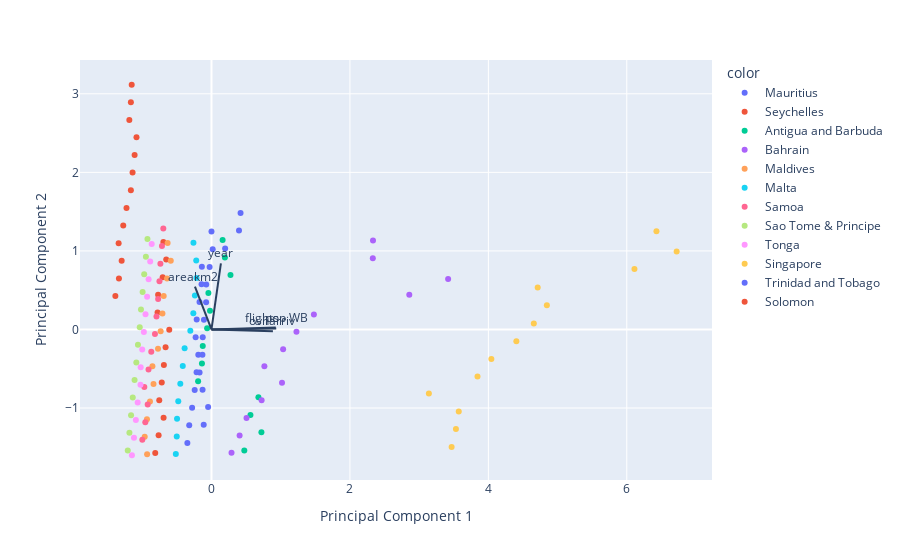

Here is the notebook cell this chart was saved with:
### Markdown cell above
### 2. 3D Principal Componets Analysis

### Code cell
pca = PCA(n_components=2)
components_3d = pca.fit_transform(x)

directions = pca.components_.T * np.sqrt(pca.explained_variance_)

fig = px.scatter(components_3d, x=0, y=1, color=dfs['country'].values,
                 labels={'0': 'Principal Component 1', '1': 'Principal Component 2'})

for i, feature in enumerate(features):
    fig.add_shape(type='line', x0=0, y0=0, x1=directions[i, 0], y1=directions[i, 1])
    fig.add_annotation(x=directions[i, 0], y=directions[i, 1], ax=0, ay=0, xanchor="center", yanchor="bottom", text=feature,)
fig.show()

### Figure 1 — Plotly figure (JSON) as saved in the notebook; plotly's stock layout.template omitted (floating-point values rounded to 4 significant figures)
{"data": [{"hovertemplate": "color=Mauritius<br>Principal Component 1=%{x}<br>Principal Component 2=%{y}<extra></extra>", "legendgroup": "Mauritius", "marker": {"color": "#636efa", "symbol": "circle"}, "mode": "markers", "name": "Mauritius", "orientation": "v", "showlegend": true, "type": "scatter", "x": [-0.3488, -0.3218, -0.2798, -0.2428, -0.1722, -0.131, -0.1267, -0.1089, -0.0779, -0.07599, -0.02721, 0.01729, -0.0002295], "xaxis": "x", "y": [-1.444, -1.22, -0.9956, -0.7713, -0.5463, -0.322, -0.09869, 0.1239, 0.3482, 0.5727, 0.7966, 1.021, 1.247], "yaxis": "y"}, {"hovertemplate": "color=Seychelles<br>Principal Component 1=%{x}<br>Principal Component 2=%{y}<extra></extra>", "legendgroup": "Seychelles", "marker": {"color": "#EF553B", "symbol": "circle"}, "mode": "markers", "name": "Seychelles", "orientation": "v", "showlegend": true, "type": "scatter", "x": [-0.8126, -0.7642, -0.692, -0.7547, -0.7186, -0.6879, -0.6631, -0.6103, -0.7791, -0.7711, -0.7055, -0.6541, -0.6952], "xaxis": "x", "y": [-1.572, -1.348, -1.122, -0.9001, -0.6757, -0.4515, -0.2274, -0.0029, 0.217, 0.4408, 0.6657, 0.8902, 1.114], "yaxis": "y"}, {"hovertemplate": "color=Antigua and Barbuda<br>Principal Component 1=%{x}<br>Principal Component 2=%{y}<extra></extra>", "legendgroup": "Antigua and Barbuda", "marker": {"color": "#00cc96", "symbol": "circle"}, "mode": "markers", "name": "Antigua and Barbuda", "orientation": "v", "showlegend": true, "type": "scatter", "x": [0.4739, 0.7211, 0.5628, 0.6782, -0.1933, -0.1378, -0.1262, -0.06304, -0.02161, -0.04466, 0.2745, 0.1937, 0.1605], "xaxis": "x", "y": [-1.539, -1.31, -1.09, -0.8635, -0.6593, -0.4343, -0.2104, 0.01459, 0.2392, 0.4628, 0.6936, 0.9147, 1.138], "yaxis": "y"}, {"hovertemplate": "color=Bahrain<br>Principal Component 1=%{x}<br>Principal Component 2=%{y}<extra></extra>", "legendgroup": "Bahrain", "marker": {"color": "#ab63fa", "symbol": "circle"}, "mode": "markers", "name": "Bahrain", "orientation": "v", "showlegend": true, "type": "scatter", "x": [0.2894, 0.4061, 0.506, 0.7239, 1.019, 0.7642, 1.035, 1.227, 1.48, 2.858, 3.419, 2.331, 2.333], "xaxis": "x", "y": [-1.568, -1.348, -1.128, -0.8995, -0.6795, -0.4693, -0.2512, -0.02915, 0.1911, 0.4436, 0.6412, 0.9077, 1.134], "yaxis": "y"}, {"hovertemplate": "color=Maldives<br>Principal Component 1=%{x}<br>Principal Component 2=%{y}<extra></extra>", "legendgroup": "Maldives", "marker": {"color": "#FFA15A", "symbol": "circle"}, "mode": "markers", "name": "Maldives", "orientation": "v", "showlegend": true, "type": "scatter", "x": [-0.93, -0.9649, -0.9323, -0.8887, -0.8376, -0.8536, -0.7725, -0.7346, -0.7086, -0.6906, -0.6422, -0.5883, -0.6338], "xaxis": "x", "y": [-1.588, -1.366, -1.141, -0.9178, -0.6937, -0.4675, -0.2447, -0.02112, 0.203, 0.4274, 0.6505, 0.8736, 1.1], "yaxis": "y"}, {"hovertemplate": "color=Malta<br>Principal Component 1=%{x}<br>Principal Component 2=%{y}<extra></extra>", "legendgroup": "Malta", "marker": {"color": "#19d3f3", "symbol": "circle"}, "mode": "markers", "name": "Malta", "orientation": "v", "showlegend": true, "type": "scatter", "x": [-0.5151, -0.5019, -0.4977, -0.4799, -0.4507, -0.4148, -0.3882, -0.3057, -0.2623, -0.2395, -0.2168, -0.2204, -0.2606], "xaxis": "x", "y": [-1.586, -1.362, -1.138, -0.9135, -0.6896, -0.4653, -0.2405, -0.01651, 0.2075, 0.4331, 0.6552, 0.8778, 1.103], "yaxis": "y"}, {"hovertemplate": "color=Samoa<br>Principal Component 1=%{x}<br>Principal Component 2=%{y}<extra></extra>", "legendgroup": "Samoa", "marker": {"color": "#FF6692", "symbol": "circle"}, "mode": "markers", "name": "Samoa", "orientation": "v", "showlegend": true, "type": "scatter", "x": [-0.9994, -0.9563, -0.9219, -0.9704, -0.9098, -0.8699, -0.8169, -0.7947, -0.7709, -0.7517, -0.7383, -0.7156, -0.6963], "xaxis": "x", "y": [-1.404, -1.18, -0.9554, -0.7328, -0.5079, -0.2835, -0.05877, 0.1653, 0.3894, 0.6134, 0.8374, 1.062, 1.286], "yaxis": "y"}, {"hovertemplate": "color=Sao Tome & Principe<br>Principal Component 1=%{x}<br>Principal Component 2=%{y}<extra></extra>", "legendgroup": "Sao Tome & Principe", "marker": {"color": "#B6E880", "symbol": "circle"}, "mode": "markers", "name": "Sao Tome & Principe", "orientation": "v", "showlegend": true, "type": "scatter", "x": [-1.21, -1.186, -1.162, -1.137, -1.111, -1.086, -1.062, -1.037, -1.019, -0.9949, -0.9722, -0.9476, -0.9251], "xaxis": "x", "y": [-1.54, -1.315, -1.091, -0.8671, -0.6429, -0.4188, -0.1946, 0.02967, 0.2537, 0.4779, 0.7021, 0.9263, 1.15], "yaxis": "y"}, {"hovertemplate": "color=Tonga<br>Principal Component 1=%{x}<br>Principal Component 2=%{y}<extra></extra>", "legendgroup": "Tonga", "marker": {"color": "#FF97FF", "symbol": "circle"}, "mode": "markers", "name": "Tonga", "orientation": "v", "showlegend": true, "type": "scatter", "x": [-1.15, -1.12, -1.093, -1.066, -1.026, -1.023, -1.001, -0.9766, -0.9531, -0.9299, -0.9084, -0.8855, -0.8639], "xaxis": "x", "y": [-1.601, -1.377, -1.152, -0.9283, -0.7037, -0.4801, -0.2559, -0.03181, 0.1923, 0.4164, 0.6406, 0.8647, 1.089], "yaxis": "y"}, {"hovertemplate": "color=Singapore<br>Principal Component 1=%{x}<br>Principal Component 2=%{y}<extra></extra>", "legendgroup": "Singapore", "marker": {"color": "#FECB52", "symbol": "circle"}, "mode": "markers", "name": "Singapore", "orientation": "v", "showlegend": true, "type": "scatter", "x": [3.469, 3.531, 3.572, 3.141, 3.843, 4.043, 4.404, 4.657, 4.845, 4.713, 6.111, 6.72, 6.428], "xaxis": "x", "y": [-1.496, -1.268, -1.043, -0.8147, -0.5985, -0.3762, -0.1497, 0.07659, 0.3091, 0.5349, 0.7691, 0.9917, 1.25], "yaxis": "y"}, {"hovertemplate": "color=Trinidad and Tobago<br>Principal Component 1=%{x}<br>Principal Component 2=%{y}<extra></extra>", "legendgroup": "Trinidad and Tobago", "marker": {"color": "#636efa", "symbol": "circle"}, "mode": "markers", "name": "Trinidad and Tobago", "orientation": "v", "showlegend": true, "type": "scatter", "x": [-0.1124, -0.04901, -0.1289, -0.2153, -0.1906, -0.2291, -0.2137, -0.1729, -0.1437, -0.1393, 0.1972, 0.3974, 0.4199], "xaxis": "x", "y": [-1.213, -0.9876, -0.7657, -0.5443, -0.3204, -0.09793, 0.1261, 0.3509, 0.5753, 0.7993, 1.031, 1.259, 1.483], "yaxis": "y"}, {"hovertemplate": "color=Solomon<br>Principal Component 1=%{x}<br>Principal Component 2=%{y}<extra></extra>", "legendgroup": "Solomon", "marker": {"color": "#EF553B", "symbol": "circle"}, "mode": "markers", "name": "Solomon", "orientation": "v", "showlegend": true, "type": "scatter", "x": [-1.389, -1.337, -1.298, -1.342, -1.275, -1.228, -1.165, -1.14, -1.111, -1.084, -1.187, -1.165, -1.153], "xaxis": "x", "y": [0.4251, 0.6499, 0.8745, 1.097, 1.323, 1.547, 1.773, 1.997, 2.221, 2.445, 2.667, 2.891, 3.115], "yaxis": "y"}], "layout": {"annotations": [{"ax": 0, "ay": 0, "text": "year", "x": 0.1359, "xanchor": "center", "y": 0.8416, "yanchor": "bottom"}, {"ax": 0, "ay": 0, "text": "pop", "x": 0.929, "xanchor": "center", "y": 0.0243, "yanchor": "bottom"}, {"ax": 0, "ay": 0, "text": "areakm2 ", "x": -0.239, "xanchor": "center", "y": 0.5456, "yanchor": "bottom"}, {"ax": 0, "ay": 0, "text": "flights - WB", "x": 0.9358, "xanchor": "center", "y": 0.01295, "yanchor": "bottom"}, {"ax": 0, "ay": 0, "text": "ovnarriv", "x": 0.8877, "xanchor": "center", "y": -0.02097, "yanchor": "bottom"}], "legend": {"title": {"text": "color"}, "tracegroupgap": 0}, "margin": {"t": 60}, "shapes": [{"type": "line", "x0": 0, "x1": 0.1359, "y0": 0, "y1": 0.8416}, {"type": "line", "x0": 0, "x1": 0.929, "y0": 0, "y1": 0.0243}, {"type": "line", "x0": 0, "x1": -0.239, "y0": 0, "y1": 0.5456}, {"type": "line", "x0": 0, "x1": 0.9358, "y0": 0, "y1": 0.01295}, {"type": "line", "x0": 0, "x1": 0.8877, "y0": 0, "y1": -0.02097}], "xaxis": {"anchor": "y", "domain": [0, 1], "title": {"text": "Principal Component 1"}}, "yaxis": {"anchor": "x", "domain": [0, 1], "title": {"text": "Principal Component 2"}}}}
